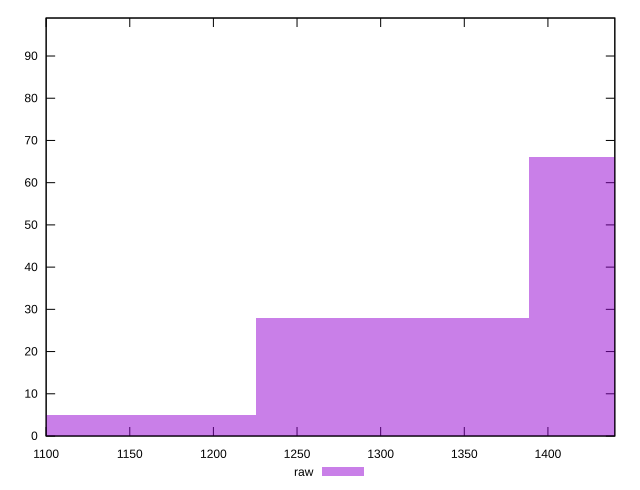

Source code (gnuplot):
reset

$raw <<EOF
1470.233125311215 66
1306.8738891655244 28
1143.5146530198338 5
EOF

set key outside below
set boxwidth 163.35923614569055
set xrange [1100:1440]
set yrange [0:99]
set trange [0:99]
set style fill transparent solid 0.5 noborder
set terminal svg size 640, 490 enhanced background rgb 'white'
set output "reports/report_00030_2021-02-24T20-42-31.540Z/uses-http2/samples/card/raw/histogram.svg"

plot $raw title "raw" with boxes

reset
